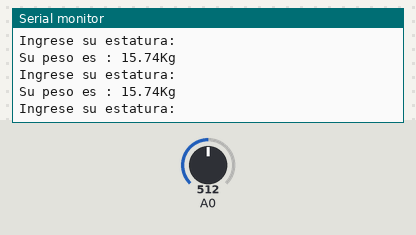
Recording of a sketch running on a simulated Arduino Uno, built with avr-gcc and run on an emulated ATmega328P. On the bench: the last lines printed to the serial monitor. The test bench sets the inputs (shaded band); at power-on: A0 = 512.

Above: at 1.2 s.
1.3 s: A0 set to 716
At 1.51 s:
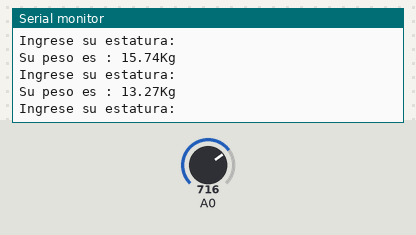
2.8 s: A0 set to 900
At 3.02 s:
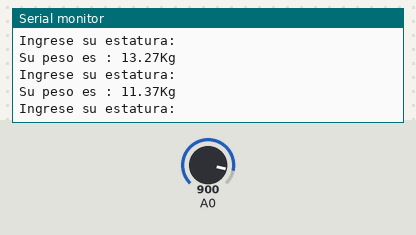
Timing chart, 0 to 5.8 s (numbered marks = the images above; inputs shaded):
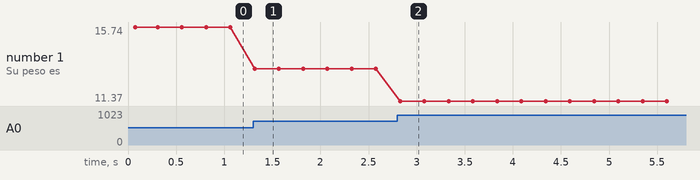

The sketch:

Laboratorio_4.ino
```cpp
/*
*  UNIVERSIDAD TECNICA DEL NORTE
*  SISTEMAS EMBEBIDOS
*  STEVEN FLORES
*  5to CITEL
* Laboratorio 4
*/
#include <SoftwareSerial.h>
SoftwareSerial serialDigit(2,3); // RX, TX
float matriz[23][2]={
  {89,7.8},
  {67,7.5},
  {45,7.4},
  {67,7.5},
  {45,6.9},
  {78,6.8},
  {123,6.5},
  {187,5.5},
  {190,5.6},
  {245,4.7},
  {267,4.7},
  {367,4.5},
  {398,4.3},
  {467,4.3},
  {478,4.3},
  {674,4.0},
  {756,3.6},
  {756,3.7},
  {821,3.5},
  {834,3.4},
  {914,3.5},
  {945,3.6},
  {977,3.3}
};
int col = 0; //Moverse en columnas
int fil = 0; //Moverse en filas
float Ex=0;   //Sumatoria x
float Yp=0;   //Y prima
float Eyp=0;   //Sumatoria y prima
float Exyp=0;     //Sumatoria xyprima
float Ex2=0;   //Sumatoria x^2
float Ex_2=0;    //(Sumatoria x)^2
int n = 23; //tam muestras
float Bo; //ordenada en el origen
float m; //pendiente
String dato; //Recibir estatura
int estatura; //Convertir dato
float peso;
float m1; //aux
void setup() {
    Serial.begin(9600);
    serialDigit.begin(9600);
    //Creacion del modelo
    for(;fil<n;fil++){
      Ex=Ex+matriz[fil][0];
      Yp=(log(matriz[fil][1]));
      Eyp=Eyp+Yp;
      Exyp=Exyp+(matriz[fil][0]*Yp);
      Ex2=Ex2+pow(matriz[fil][0],2);
    }
    Ex_2=pow(Ex,2);
    Bo=(float(n*Exyp)-float(Ex*Eyp))/(float(n*Ex2-Ex_2));
    m1=(Eyp/14)-(Bo*(Ex/14));
    m=float(exp(m1));
    Serial.println("El modelo es :");
    Serial.println(String("y = ")+String(m)+String("* exp(")+String(Bo)+String("* x)"));
    Serial.println("Ingrese su estatura: ");
}

void loop() {

    dato=analogRead(0);
    estatura = dato.toInt();
    peso = m*exp(estatura*Bo);
    Serial.println("");
    Serial.println(String("Su peso es : ")+String(peso)+String("Kg"));
    Serial.println("Ingrese su estatura: ");
    serialDigit.write(estatura);
    delay(250);


}
```

Measured:
- after the input at 1.3 s, the serial monitor: prints a new line at once (image 1)
- after the input at 2.8 s, the serial monitor: prints a new line at once (image 2)
- plotted number 1: 15.74 → 13.27 after the input at 1.3 s, 13.27 → 11.37 after the input at 2.8 s
